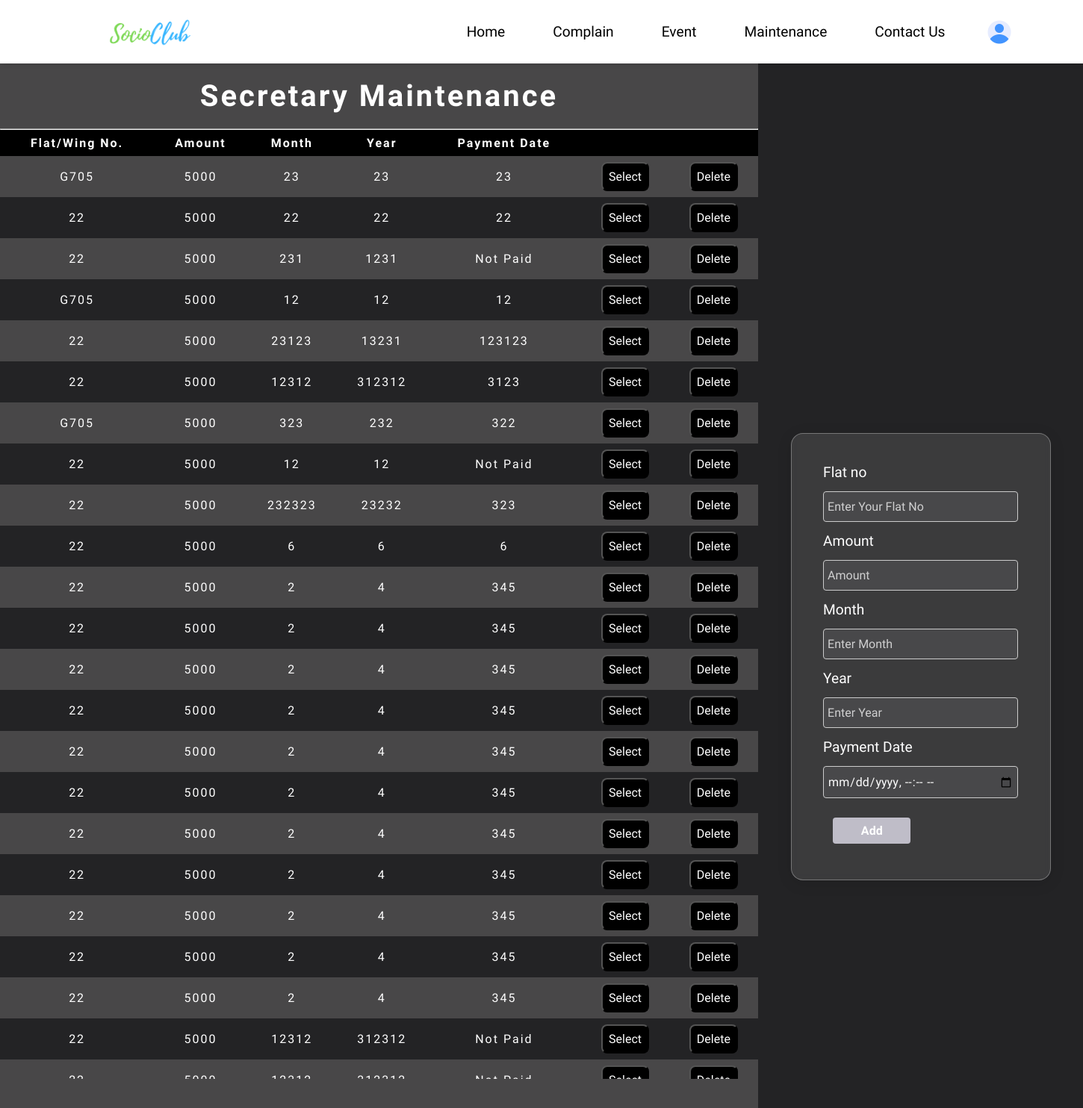
The app's page /sec_main/ (signed in), older data.
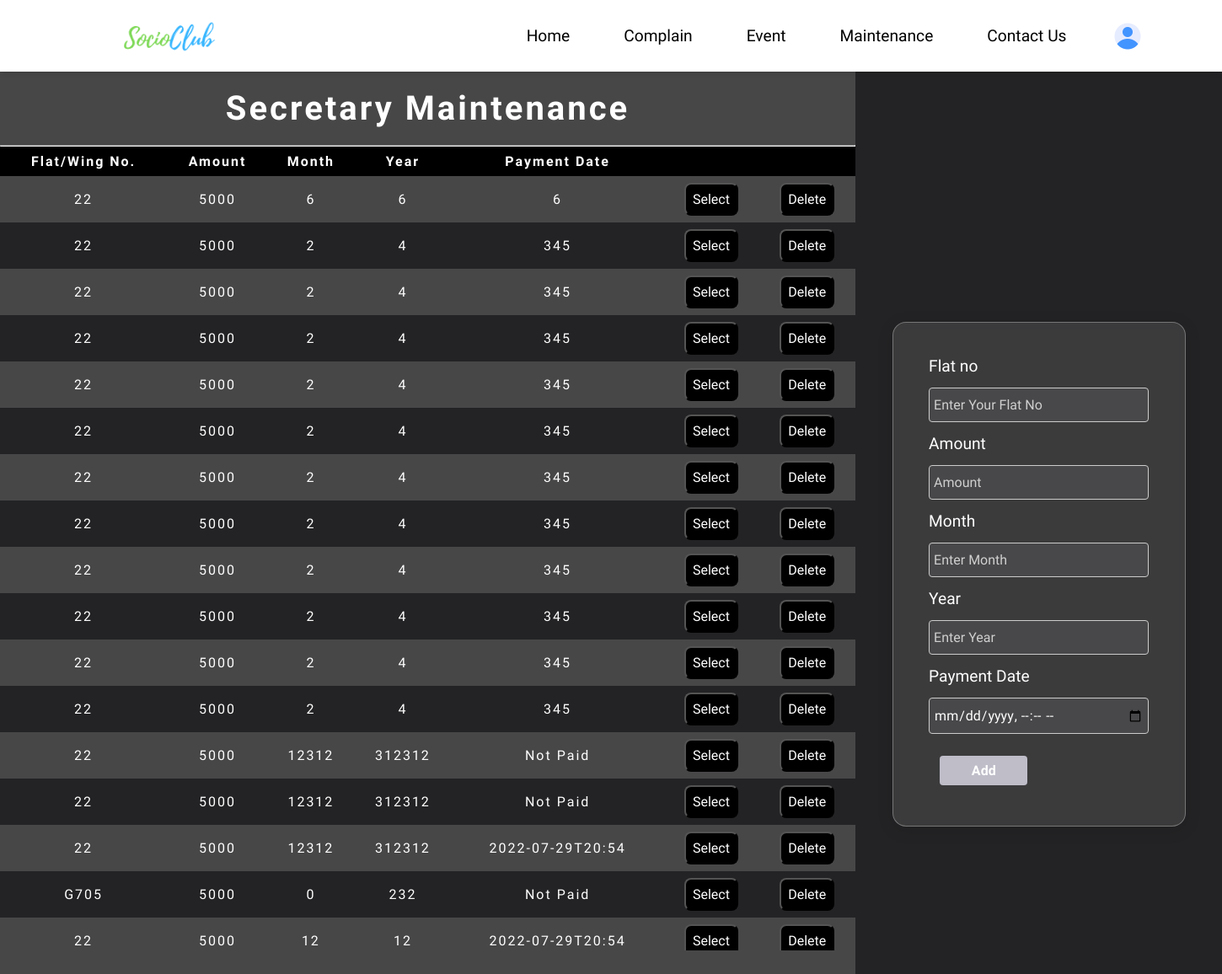
The same page, newer data.
### user_data/models.py (models this page shows, shortened)
class Maintenance(models.Model):
    society_name = models.ForeignKey(Society, on_delete=models.CASCADE)
    maintenance_user = models.ForeignKey(User, on_delete=models.CASCADE)
    maintenance_flat = models.ForeignKey(Flatno, on_delete=models.CASCADE)
    maintenance_amount = models.IntegerField()
    maintenance_month = models.IntegerField()
    maintenance_year = models.IntegerField()
    payment_date = models.CharField(null=True, max_length=15)

class Flatno (models.Model):
    flat = models.CharField(max_length=10)
    society_name = models.ForeignKey(Society, on_delete=models.CASCADE)
    owner = models.ForeignKey(User, on_delete=models.CASCADE)
    def __str__(self):
        return str(self.flat)

### SocioClub/views.py (the view, shortened to what this page needs)
# urls.py: path('sec_main/', views.sec_main, name = "sec_main"),
def sec_main(request):
    society_name = User_Detail.objects.get(user=request.user).society_name
    maintenance_data = Maintenance.objects.filter(society_name=society_name)
    return render(request, "sec-main.html", {'maintenance_data': maintenance_data})

### templates/sec-main.html (shortened to what this page needs)
{% extends "base.html" %}
{% load static %}
{% url 'login' as login %}
{% url 'index' as index %}
{% url 'delete_main' as delete_main %}
{%block cssblock%}
<link rel="stylesheet" href="{% static 'css/sec-main.css'%}"> {%endblock%}
{% block mainblock %}
<div class="sec-container">
    <div class="sec-left">
        <h3>Secretary Maintenance</h3>
        <hr>
        <div class="only-table-main">
            <table>
                <thead>
                    <tr>
                        <th>Flat/Wing No. </th>
                        <th>Amount</th>
                        <th>Month</th>
                        <th>Year</th>
                        <th>Payment Date</th>
                        <th></th>
                        <th></th>
                    </tr>
                </thead>
                <tbody>
                    {% for m in maintenance_data %}
                    <tr>
                        <td>{{m.maintenance_flat}}</td>
                        <td>{{m.maintenance_amount}}</td>
                        <td>{{m.maintenance_month}}</td>
                        <td>{{m.maintenance_year}}</td>
                        {% if m.payment_date == "" %}
                        <td>Not Paid</td>
                        {% else %}
                        <td>{{m.payment_date}}</td>
                        {% endif %}
                        <td> <button class="select-btn" onclick="select_main('{{m.id}}', '{{m.maintenance_flat}}', {{m.maintenance_amount}}, {{m.maintenance_month}}, {{m.maintenance_year}})">Select</button>
                        </td>
                        <td> <button class="select-btn" onclick="del_main('{{m.id}}')">Delete</button></td>
                    </tr>
                    {% endfor %}
                </tbody>
            </table>
        </div>
    </div>
    <div class="sec-right">
        <div class="sec-right-form">
            <form method="POST" action="{% url 'sec_main' %}" id="update_form">
                <label>Flat no</label>
                {% if error %}
                <input type="text" name="sec_flat" id="sec_flat" placeholder="Flat Does Not Exist">
                {% else %}
                <input type="text" name="sec_flat" id="sec_flat" placeholder="Enter Your Flat No">
                {% endif %}
                <label>Amount</label>
                <input type="text" id="sec_amount" placeholder="Amount">
                <label>Month</label>
                <input type="text" name="sec_month" id="sec_month" placeholder="Enter Month">
                <label>Year</label>
                <input type="text" name="sec_year" id="sec_year" placeholder="Enter Year">
                <label>Payment Date</label>
                <input type="datetime-local" name="sec_payment_date" id="sec_payment_date">
                <div class="add-update">
                    <input type="submit" value="Add">
                </div>
            </form>
        </div>
    </div>
</div>
{% endblock %}

Row changes from the older to the newer data that the page shows:
removed Maintenance: maintenance_flat "G705", maintenance_amount "5000", maintenance_month "23", maintenance_year "23", payment_date "23"
removed Maintenance: maintenance_flat "22", maintenance_amount "5000", maintenance_month "22", maintenance_year "22", payment_date "22"
removed Maintenance: maintenance_flat "22", maintenance_amount "5000", maintenance_month "231", maintenance_year "1231", payment_date "Not Paid"
removed Maintenance: maintenance_flat "G705", maintenance_amount "5000", maintenance_month "12", maintenance_year "12", payment_date "12"
removed Maintenance: maintenance_flat "22", maintenance_amount "5000", maintenance_month "23123", maintenance_year "13231", payment_date "123123"
removed Maintenance: maintenance_flat "22", maintenance_amount "5000", maintenance_month "12312", maintenance_year "312312", payment_date "3123"
removed Maintenance: maintenance_flat "G705", maintenance_amount "5000", maintenance_month "323", maintenance_year "232", payment_date "322"
removed Maintenance: maintenance_flat "22", maintenance_amount "5000", maintenance_month "12", maintenance_year "12", payment_date "Not Paid"
removed Maintenance: maintenance_flat "22", maintenance_amount "5000", maintenance_month "232323", maintenance_year "23232", payment_date "323"
added Maintenance: maintenance_flat "22", maintenance_amount "5000", maintenance_month "12312", maintenance_year "312312", payment_date "2022-07-29T20:54"
added Maintenance: maintenance_flat "G705", maintenance_amount "5000", maintenance_month "0", maintenance_year "232", payment_date "Not Paid"
added Maintenance: maintenance_flat "22", maintenance_amount "5000", maintenance_month "12", maintenance_year "12", payment_date "2022-07-29T20:54"
